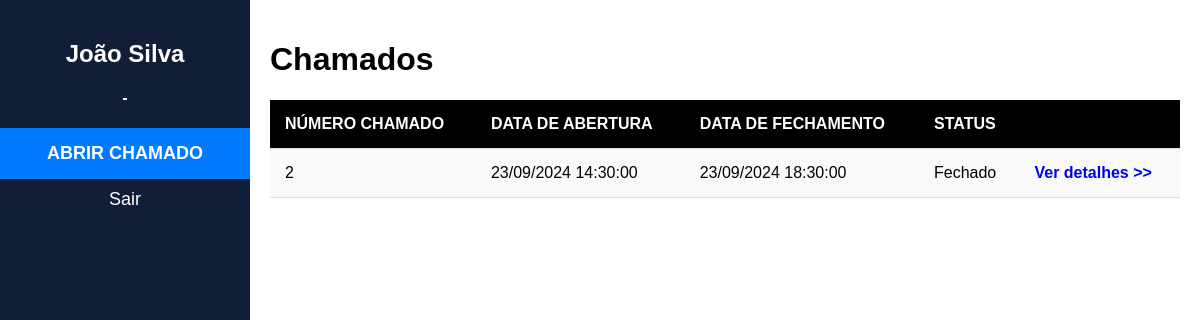
The page /logado/inicial.php (signed in) on the database its author committed.
### tables this page shows
CREATE TABLE IF NOT EXISTS `tb_usuario` (
  `id_usuario` int UNSIGNED NOT NULL AUTO_INCREMENT,
  `id_condominio` int UNSIGNED NOT NULL,
  `nome` varchar(255) NOT NULL,
  `email` varchar(255) NOT NULL,
  `telefone` varchar(255) NOT NULL,
  `tipo_usuario` int UNSIGNED NOT NULL,
  `senha` varchar(255) NOT NULL,
  PRIMARY KEY (`id_usuario`),
  KEY `tb_usuario_FKIndex1` (`id_condominio`)
);

CREATE TABLE IF NOT EXISTS `tb_condominio` (
  `id_condominio` int UNSIGNED NOT NULL AUTO_INCREMENT,
  `nome` varchar(255) NOT NULL,
  `cep` varchar(255) NOT NULL,
  `rua` varchar(255) NOT NULL,
  `numero` int UNSIGNED NOT NULL,
  `cidade` varchar(255) NOT NULL,
  `estado` varchar(255) NOT NULL,
  PRIMARY KEY (`id_condominio`)
);

CREATE TABLE IF NOT EXISTS `tb_chamado` (
  `id_chamado` int UNSIGNED NOT NULL AUTO_INCREMENT,
  `id_tecnico` int UNSIGNED NOT NULL,
  `id_usuario_solicitante` int UNSIGNED NOT NULL,
  `descricao` varchar(255) NOT NULL,
  `dt_abertura` datetime NOT NULL,
  `status` int NOT NULL,
  `dt_fechamento` datetime DEFAULT NULL,
  PRIMARY KEY (`id_chamado`),
  KEY `tb_chamado_FKIndex1` (`id_usuario_solicitante`),
  KEY `tb_chamado_FKIndex2` (`id_tecnico`)
);

### logado/inicial.php (the view, shortened to what this page needs)
<?php
include('../conexao/conexao.php');
?>
<!DOCTYPE html>
<html lang="pt-BR">
<head>
</head>
<body>
<div class="sidebar">
    <h2>
        <?php
            $idUsuario = mysqli_real_escape_string($connection, $_SESSION['idUsuario']);
            $query = "SELECT * FROM tb_usuario WHERE id_usuario = $idUsuario";
            $result = mysqli_query($connection, $query);
            $row = mysqli_fetch_assoc($result);
            echo htmlspecialchars($row['nome']);
            $idCondominio = $row['id_condominio'];
            $tipoUsuario = $row['tipo_usuario'];
        ?>
    </h2>
    <h4 style="text-align: center;">
        <?php
            $query = "SELECT * FROM tb_condominio WHERE id_condominio = $idCondominio";
            $result = mysqli_query($connection, $query);
            $row = mysqli_fetch_assoc($result);
            echo htmlspecialchars($row['nome']);
        ?>
    </h4>
    <a href="novo_chamado.php" class="back-btn">ABRIR CHAMADO</a>
    <a href="../conexao/logout.php">Sair</a>
</div>
<div class="main-content">
    <h1>Chamados</h1>
    <table class="chamados">
        <thead>
            <tr>
                <th>NÚMERO CHAMADO</th>
                <th>DATA DE ABERTURA</th>
                <th>DATA DE FECHAMENTO</th>
                <th>STATUS</th>
                <th></th>
            </tr>
        </thead>
        <tbody>
            <?php
                if($tipoUsuario == 1){
                    $result = $conn->query("SELECT * FROM tb_chamado ORDER BY dt_abertura DESC");
                }elseif($tipoUsuario == 2){
                    $result = $conn->query("SELECT * FROM tb_chamado WHERE id_tecnico = $idUsuario");
                }elseif($tipoUsuario == 3){
                    $result = $conn->query("SELECT * FROM tb_chamado WHERE id_usuario_solicitante = $idUsuario");
                }
                $count = $result->rowCount();
                if ($count > 0) {
                    while ($row = $result->fetch(PDO::FETCH_OBJ)){
                        if($row->status == 1){
                            $status = 'Pendente';
                        }else if($row->status == 2){
                            $status = 'Andamento';
                        }else if($row->status == 3){
                            $status = 'Fechado';
                        }
            ?>
            <tr>
                <td><?php echo htmlspecialchars($row->id_chamado); ?></td>
                <td>
                    <?php
                            $data = new DateTime($row->dt_abertura);
                            $data_br = $data->format('d/m/Y H:i:s');
                            echo htmlspecialchars($data_br);
                    ?>
                </td>
                <td>
                    <?php
                        if($row->dt_fechamento != NULL){
                            $data = new DateTime($row->dt_fechamento);
                            $data_br = $data->format('d/m/Y H:i:s');
                            echo htmlspecialchars($data_br);
                        }else{
                            echo htmlspecialchars("-");
                        }
                    ?>
                </td>
                <td><?php echo htmlspecialchars($status); ?></td>
                <td><a href="chamado.php?idChamado=<?php echo $row->id_chamado?>" class="detalhes-link">Ver detalhes &gt;&gt;</a></td>
            </tr>
            <?php
                    }
                }
            ?>
        </tbody>
    </table>
</div>
</body>
</html>

### logado/inicial.php (style rules this page uses)
body { margin: 0; font-family: Arial, sans-serif; }
.sidebar { width: 250px; background-color: #101E38; height: 100vh; position: fixed; padding-top: 20px; }
.sidebar h2 { color: white; text-align: center; }
.sidebar h4 { color: white; }
.sidebar a { display: block; padding: 10px; color: white; text-decoration: none; text-align: center; font-size: 18px; }
.sidebar a.back-btn { background-color: #007BFF; color: #fff; padding: 15px; font-weight: bold; }
.main-content { margin-left: 250px; padding: 20px; }
.chamados { width: 100%; margin: 0 auto; background-color: #f9f9f9; border-collapse: collapse; }
.chamados th, .chamados td { padding: 15px; text-align: left; border-bottom: 1px solid #ddd; }
.chamados th { background-color: #000; color: #fff; }
.detalhes-link { text-decoration: none; color: #0000EE; font-weight: bold; }

### rows shown on the page
tb_usuario: nome "João Silva"
tb_condominio: nome "-"
tb_chamado: id_chamado "2", dt_abertura "23/09/2024 14:30:00", dt_fechamento "23/09/2024 18:30:00", status "Fechado"
